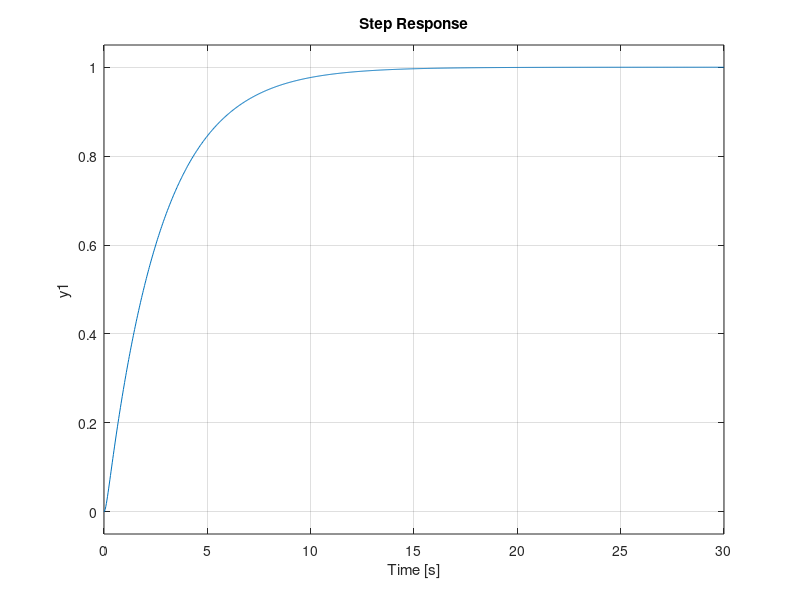
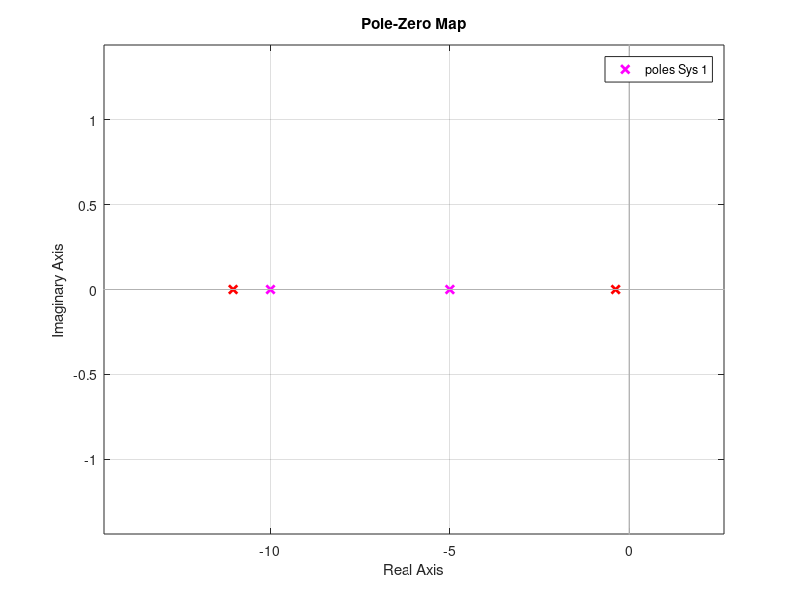

These figures' MATLAB source, in order:
%Vores egen kode til bilen

%Systemet er (Output er vinkel i radianer)
A = [0 1 ; 0 -7.8125];
B = [0 ; 1];
C = [1 0];
D = [0];


%Vi tjekker om der er styrbarhed
C_M = [B A*B];
rank(C_M) %Ser fint ud


%Så vil vi sætte vores poler, som er sat ud fra at vi ikke vil have noget
%oversving (dermed kun reelle), og at vi gerne vil have en tidskonstant på
%ca. 2 sekunder. En hurtigere pol kan godt bruges
P = [-1 -1/2];
K = place(A, B, P)

%Vi prøver så nu at optimerer pol-placeringen ved brug af LQR:
vinkel_rad = 50/3;
vinkelhastighed_step = (1/7.8125)*70;
%Man tager den ønskede afstand (50cm) og deler den med hjulets radius (3cm) for at få rad/s
%

Q = [1/((vinkel_rad)^2) 0 ; 0 1/(vinkelhastighed_step^2)];
R = 1/70^2;
K = lqr(A, B, Q, R)
Gcl = ss(A-B*K, B, C, D)

K0 = 1/dcgain(Gcl)
Gcl = ss(A-B*K, B*K0, C, D)


%Vi printer lige en step respons, og det ser fint ud
figure(1)
G = tf(Gcl);
step(G, 30)


%Herpå introduceres L, først ses det om vi kan bruge den
O_M = [C ; C*A];
rank(O_M) %Den er 2, så okay


%Vi finder L ud fra dobbelte poler
L = place(A', C', [-10 -5])'
%Tjekker om de er rigtige
figure(2)
hold on
pzmap(Gcl, 'r')
pzmap(zpk([], eig(A-L*C), 1), 'm')
hold off


%Tilføjer Ki, polen her sættes når den svageste pol eller langt væk
Ai = [A zeros(2,1) ; -C 0];
Bi = [B ; 0];
Ci = [C 0];
Ki = place(Ai, Bi, [-10 P]) %Vi har sat den langt væk 
%Teknisk set er den bare samme sted som den svageste observator pol

Kp = Ki(1:2);
Ke = -Ki(end);


%Sidst sættes back calculator anti windup
Ti = 1/8;

